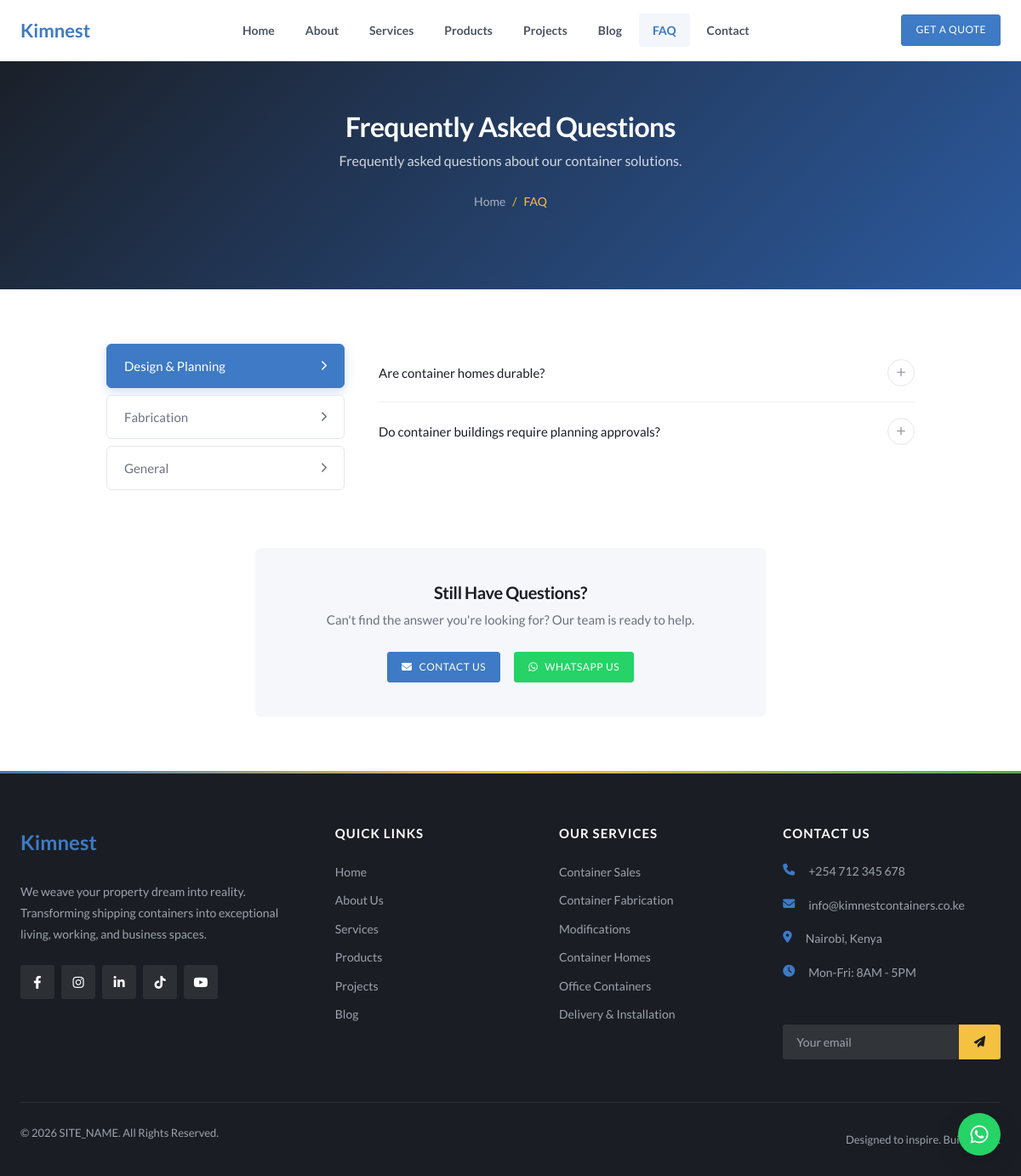
/pages/faq.php, run on the app's committed database.
### tables this page shows
CREATE TABLE site_content (
    id INT AUTO_INCREMENT PRIMARY KEY,
    page_slug VARCHAR(50) NOT NULL,
    section_key VARCHAR(50) NOT NULL,
    content_key VARCHAR(100) NOT NULL,
    content_value LONGTEXT,
    content_type ENUM('text', 'textarea', 'html', 'image') DEFAULT 'text',
    is_visible TINYINT(1) DEFAULT 1,
    created_at TIMESTAMP DEFAULT CURRENT_TIMESTAMP,
    updated_at TIMESTAMP DEFAULT CURRENT_TIMESTAMP ON UPDATE CURRENT_TIMESTAMP,
    UNIQUE KEY unique_content (page_slug, section_key, content_key)
);

CREATE TABLE IF NOT EXISTS faqs (
    id INT AUTO_INCREMENT PRIMARY KEY,
    category VARCHAR(100) NOT NULL DEFAULT 'General',
    question TEXT NOT NULL,
    answer TEXT NOT NULL,
    sort_order INT DEFAULT 0,
    created_at TIMESTAMP DEFAULT CURRENT_TIMESTAMP
);

CREATE TABLE site_settings (
    id INT AUTO_INCREMENT PRIMARY KEY,
    setting_key VARCHAR(100) NOT NULL UNIQUE,
    setting_value TEXT,
    created_at TIMESTAMP DEFAULT CURRENT_TIMESTAMP,
    updated_at TIMESTAMP DEFAULT CURRENT_TIMESTAMP ON UPDATE CURRENT_TIMESTAMP
);

### includes/functions.php (called while the page is built, shortened)
<?php
require_once __DIR__ . '/db.php';
function getContent($page, $section, $key, $default = '') {
    global $pdo;
    $stmt = $pdo->prepare("SELECT content_value, content_type, is_visible FROM site_content WHERE page_slug = ? AND section_key = ? AND content_key = ?");
    $stmt->execute([$page, $section, $key]);
    $result = $stmt->fetch();
    $value = $result['content_value'];
    $type = $result['content_type'] ?? 'text';
    if ($type === 'textarea') {
        $value = strip_tags($value);
        $value = trim($value);
    }
    return $value;
}
function getSetting($key, $default = '') {
    global $pdo;
    $stmt = $pdo->prepare("SELECT setting_value FROM site_settings WHERE setting_key = ?");
    $stmt->execute([$key]);
    $result = $stmt->fetch();
    return $result ? $result['setting_value'] : $default;
}
function getFAQs($category = null) {
    global $pdo;
    if ($category) {
        $stmt = $pdo->prepare("SELECT * FROM faqs WHERE category = ? ORDER BY sort_order ASC, id ASC");
        $stmt->execute([$category]);
    } else {
        $stmt = $pdo->query("SELECT * FROM faqs ORDER BY sort_order ASC, id ASC");
    }
    return $stmt->fetchAll();
}
function getFAQCategories() {
    global $pdo;
    return $pdo->query("SELECT DISTINCT category FROM faqs ORDER BY category ASC")->fetchAll(PDO::FETCH_COLUMN);
}

### pages/faq.php (the view, shortened to what this page needs)
<?php
include __DIR__ . '/../includes/header.php';
$heroBg = getContent('faq', 'hero', 'bg_image', '');
$heroOverlay = getContent('faq', 'hero', 'overlay_color', '#1a2e4a');
$heroDesc = getContent('faq', 'hero', 'description', '');
$categories = getFAQCategories();
$allFaqs = getFAQs();
$activeCat = isset($_GET['cat']) ? sanitize($_GET['cat']) : (!empty($categories) ? $categories[0] : '');
?>
<section class="page-banner page-banner--tall" <?php if (!empty($heroBg)): ?>style="background-image: linear-gradient(<?= $heroOverlay ?>dd, <?= $heroOverlay ?>ee), url(<?= BASE_URL ?>/<?= htmlspecialchars($heroBg) ?>); background-size: cover; background-position: center;"<?php endif; ?>>
    <div class="container">
        <h1>Frequently Asked Questions</h1>
        <?php if (!empty($heroDesc)): ?>
            <p class="page-banner__desc"><?= htmlspecialchars($heroDesc) ?></p>
        <?php endif; ?>
        <div class="breadcrumb">
            <a href="<?= BASE_URL ?>/">Home</a> <span>/</span> <span>FAQ</span>
        </div>
    </div>
</section>
<section class="section">
    <div class="container">
        <div class="faq-layout">
            <aside class="faq-sidebar">
                <?php foreach ($categories as $i => $cat): ?>
                    <button class="faq-sidebar__item <?= $i === 0 || $activeCat === $cat ? 'active' : '' ?>" data-category="<?= htmlspecialchars($cat) ?>" onclick="filterFAQ(this)">
                        <span><?= htmlspecialchars($cat) ?></span>
                        <i class="fas fa-chevron-right"></i>
                    </button>
                <?php endforeach; ?>
            </aside>
            <div class="faq-content">
                <?php foreach ($allFaqs as $faq): ?>
                    <div class="faq-accordion__item" data-category="<?= htmlspecialchars($faq['category']) ?>" style="<?= $faq['category'] !== $activeCat ? 'display:none;' : '' ?>">
                        <div class="faq-accordion__header" onclick="toggleFaqAccordion(this)">
                            <span class="faq-accordion__question"><?= htmlspecialchars($faq['question']) ?></span>
                            <span class="faq-accordion__icon"><i class="fas fa-plus"></i></span>
                        </div>
                    </div>
                <?php endforeach; ?>
            </div>
        </div>
        <div class="faq-cta fade-in">
            <h3>Still Have Questions?</h3>
            <p>Can't find the answer you're looking for? Our team is ready to help.</p>
            <div class="faq-cta__btns">
                <a href="<?= BASE_URL ?>/contact" class="btn btn-primary"><i class="fas fa-envelope"></i> Contact Us</a>
                <a href="https://wa.me/<?= getSetting('site_whatsapp', SITE_WHATSAPP) ?>" class="btn btn-whatsapp" target="_blank"><i class="fab fa-whatsapp"></i> WhatsApp Us</a>
            </div>
        </div>
    </div>
</section>
<?php include __DIR__ . '/../includes/footer.php'; ?>

### includes/footer.php (shortened to what this page needs)
    </main>
    <footer class="footer">
        <div class="container">
            <div class="footer-grid">
                <div class="footer-col">
                    <a href="<?= BASE_URL ?>/" class="footer-logo">
                        <span class="logo-text">Kim<span>nest</span></span>
                    </a>
                    <p><?= htmlspecialchars(getSetting('site_tagline', 'We weave your property dream into reality. Transforming shipping containers into exceptional living, working, and business spaces.')) ?></p>
                    <div class="social-links">
                        <a href="<?= getSetting('facebook_url', '#') ?>" target="_blank"><i class="fab fa-facebook-f"></i></a>
                        <a href="<?= getSetting('instagram_url', '#') ?>" target="_blank"><i class="fab fa-instagram"></i></a>
                        <a href="<?= getSetting('linkedin_url', '#') ?>" target="_blank"><i class="fab fa-linkedin-in"></i></a>
                        <a href="<?= getSetting('tiktok_url', '#') ?>" target="_blank"><i class="fab fa-tiktok"></i></a>
                        <a href="<?= getSetting('youtube_url', '#') ?>" target="_blank"><i class="fab fa-youtube"></i></a>
                    </div>
                </div>
                <div class="footer-links-group">
                    <div class="footer-col">
                        <h3>Quick Links</h3>
                        <ul class="footer-links">
                            <li><a href="<?= BASE_URL ?>/">Home</a></li>
                            <li><a href="<?= BASE_URL ?>/about">About Us</a></li>
                            <li><a href="<?= BASE_URL ?>/services">Services</a></li>
                            <li><a href="<?= BASE_URL ?>/products">Products</a></li>
                            <li><a href="<?= BASE_URL ?>/projects">Projects</a></li>
                            <li><a href="<?= BASE_URL ?>/blog">Blog</a></li>
                        </ul>
                    </div>
                    <div class="footer-col">
                        <h3>Our Services</h3>
                        <ul class="footer-links">
                            <li><a href="<?= BASE_URL ?>/services#sales">Container Sales</a></li>
                            <li><a href="<?= BASE_URL ?>/services#fabrication">Container Fabrication</a></li>
                            <li><a href="<?= BASE_URL ?>/services#modifications">Modifications</a></li>
                            <li><a href="<?= BASE_URL ?>/services#homes">Container Homes</a></li>
                            <li><a href="<?= BASE_URL ?>/services#offices">Office Containers</a></li>
                            <li><a href="<?= BASE_URL ?>/services#delivery">Delivery & Installation</a></li>
                        </ul>
                    </div>
                </div>
                <div class="footer-col">
                    <h3>Contact Us</h3>
                    <ul class="footer-contact">
                        <li><i class="fas fa-phone"></i> <?= getSetting('site_phone', SITE_PHONE) ?></li>
                        <li><i class="fas fa-envelope"></i> <?= getSetting('site_email', SITE_EMAIL) ?></li>
                        <li><i class="fas fa-map-marker-alt"></i> <?= getSetting('site_address', 'Nairobi, Kenya') ?></li>
                        <li><i class="fas fa-clock"></i> Mon-Fri: 8AM - 5PM</li>
                    </ul>
                    <div class="newsletter">
                        <h4>Newsletter</h4>
                        <form class="newsletter-form" id="newsletterForm" action="<?= BASE_URL ?>/api/newsletter.php">
                            <input type="email" name="email" placeholder="Your email" required>
                            <button type="submit"><i class="fas fa-paper-plane"></i></button>
                        </form>
                    </div>
                </div>
            </div>
            <div class="footer-bottom">
                <p>&copy; <?= date('Y') ?> <?= SITE_NAME ?>. All Rights Reserved.</p>
                <p>Designed to inspire. Built to last.</p>
            </div>
        </div>
    </footer>
    <a href="https://wa.me/<?= getSetting('site_whatsapp', SITE_WHATSAPP) ?>" class="whatsapp-float" target="_blank">
        <i class="fab fa-whatsapp"></i>
    </a>
</body>
</html>

### data on the page
site_content: content_value "Frequently asked questions about our container solutions."
faqs: question "Are container homes durable?"
faqs: question "Do container buildings require planning approvals?"
site_settings: setting_value "We weave your property dream into reality. Transforming shipping containers into exceptional living, working, and business spaces."
site_settings: setting_value "+254 712 345 678"
site_settings: setting_value "info@kimnestcontainers.co.ke"
site_settings: setting_value "Nairobi, Kenya"

### other printed values
$cat "Design & Planning"
$cat "Fabrication"
$cat "General"
SITE_NAME "SITE_NAME"
